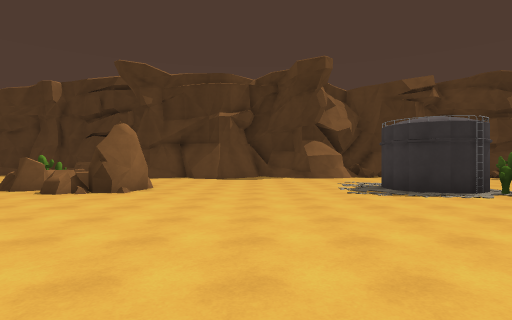
view 1 (above)

24 first-person views from a walk through a scene from a Unity 3-D project. The camera is 1.5 m above the floor, looks level and sees 80° across. The floor is counted in squares, 2 m on a side. Each view is taken from the middle of a square. On the plan, view 1 faces up. The plan holds only what a view shows up to about 10 squares ahead; the rest is blank. The place goes on beyond the plan.

view 2
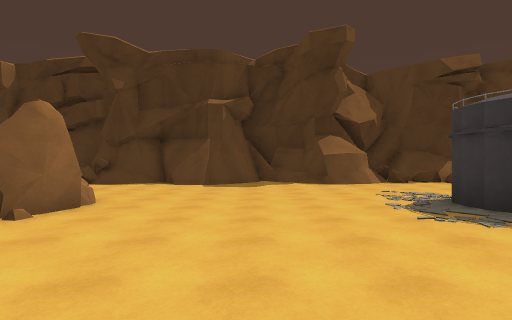

view 3
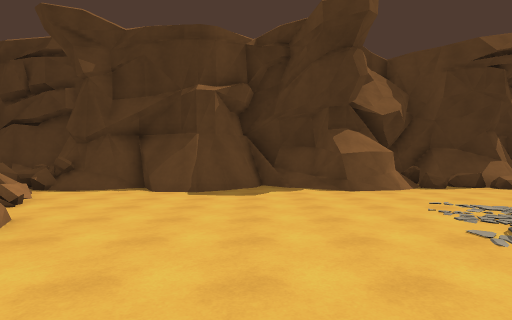

view 4
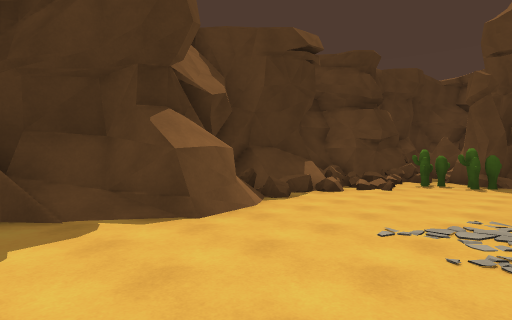

view 5
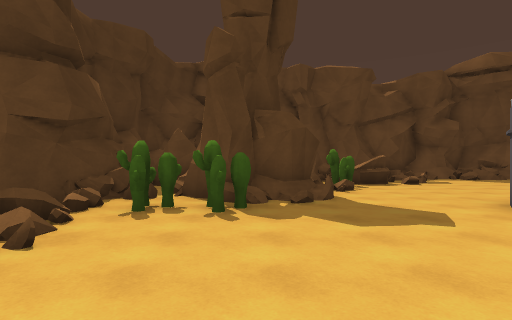

view 6
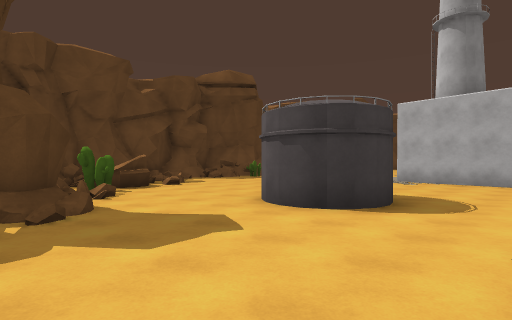

view 7
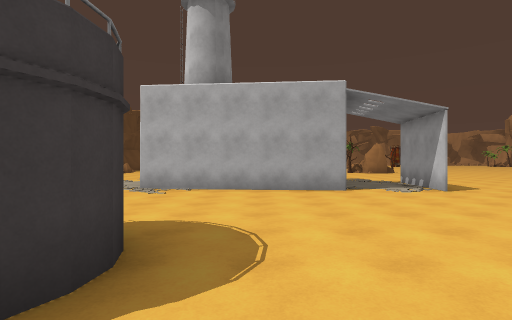

view 8
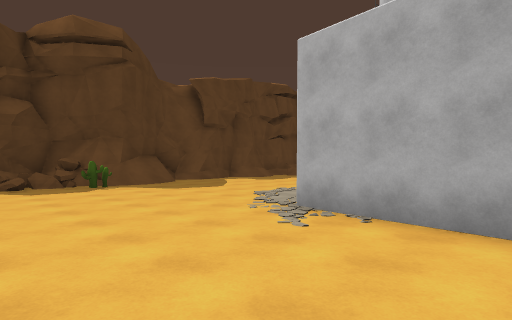

view 9
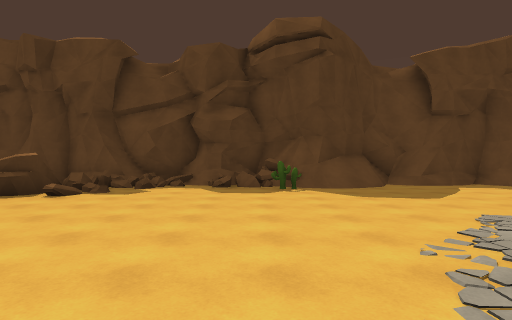

view 10
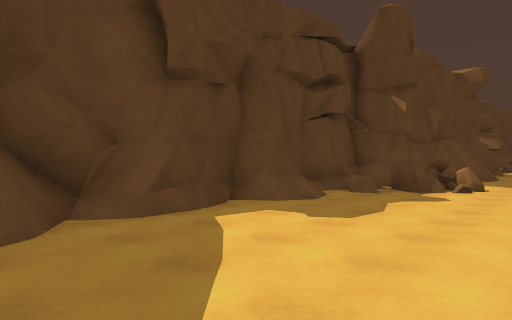

view 11
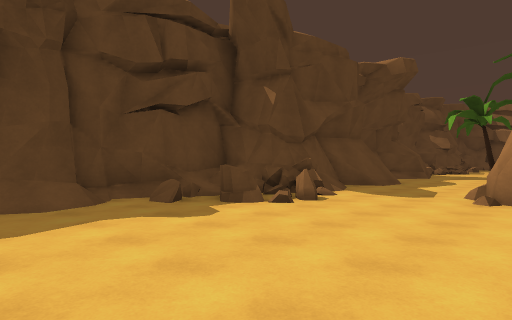

view 12
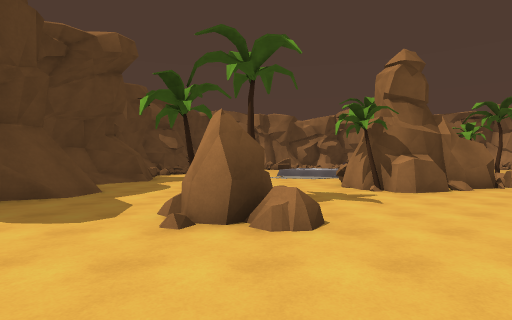

view 13
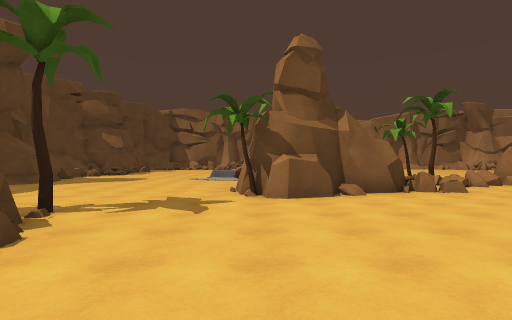

view 14
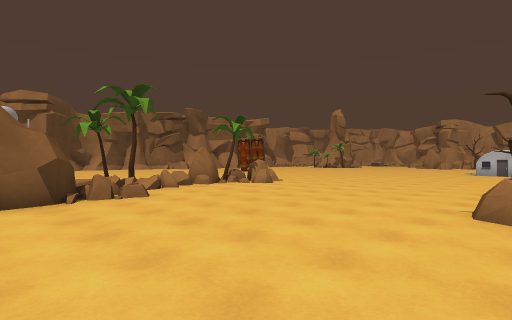

view 15
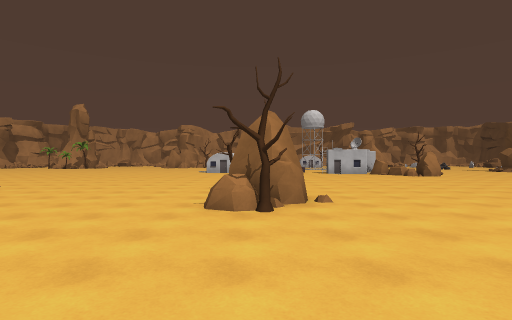

view 16
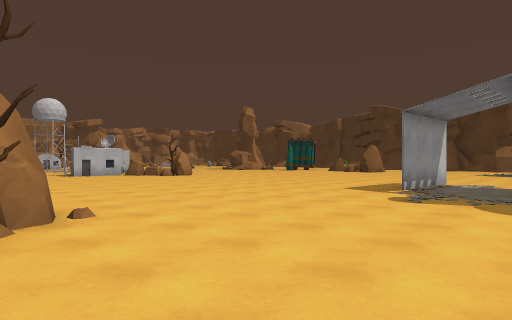

view 17
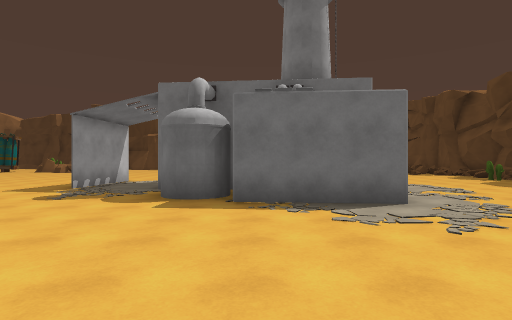

view 18
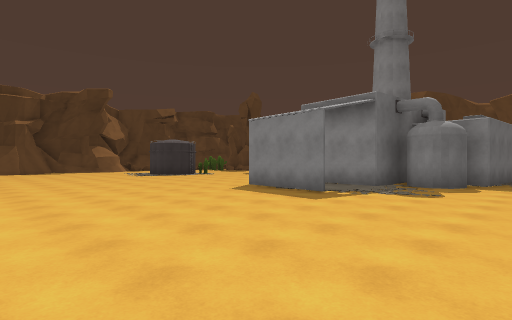

view 19
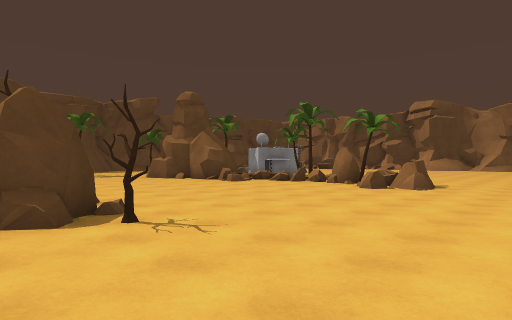

view 20
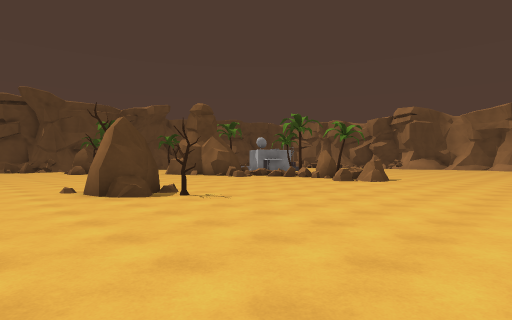

view 21
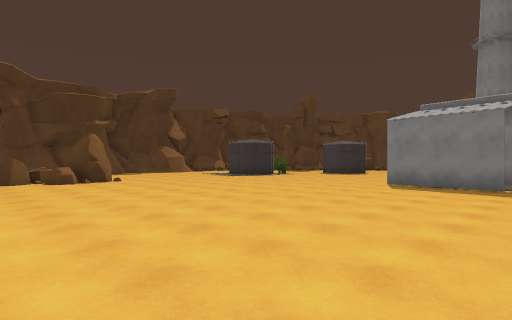

view 22
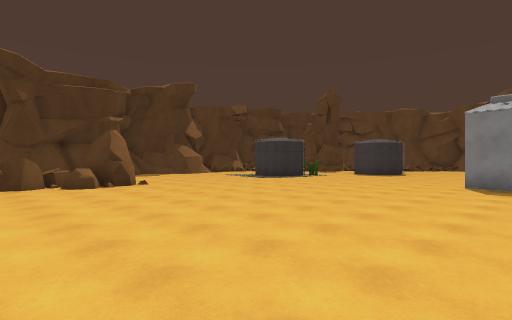

view 23
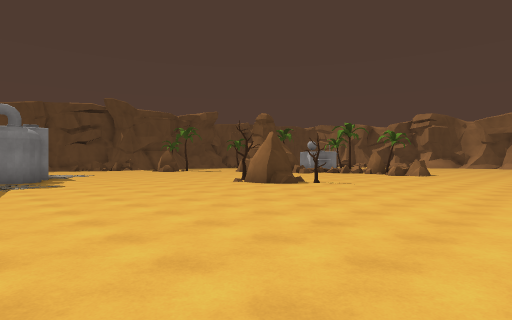

view 24
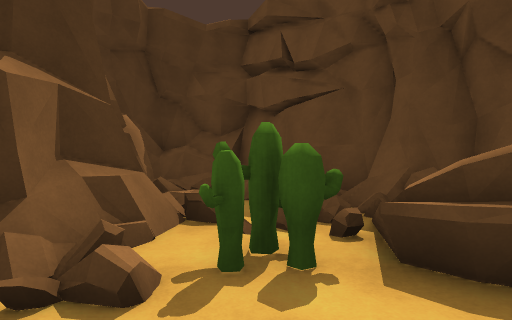

### Floor plan
Key: @ floor where view 1 was taken; # wall or solid block; . main floor; : floor 0.25 m higher than the main floor; / step, stairs or slope; = window, fence, low wall or low ledge; ^ raised ledge; C cactus; R rock; T tree; O other object.
Columns run from 7 left of view 1 to 18 right of it. Each row starts with its distance up from view 1.
 15        #########
 14 =###############=## ####
 13 ^##/###..##/=.===####R ###
 12   /..............C==RRR.##
 11   =..............C## #.= #
 10 CC =............CC####==##
  9  RR .......  .....####. ##
  8  RRR#.....## .......CC=.##
  7  .RRR..... ##C.......#=:##
  6  ...............#....=#=##
  5  ...............##.....=##
  4  ...............# .....#=#
  3 ........................##
  2 ........................=#
  1 ........................=#
  0 .......@...............C=#
 -1 .........#..######...../##
 -2 .........#..##    .....//#
 -3 .........#..##    ....../#
 -4 .............#    ......##
 -5 .............### .......##
 -6 ...............##........#
 -7 ........................##
 -8 ......................../#
 -9  ......................=/#
-10 .......R..............=^/^
-11 ......RRT.............##/#
-12 ......T...............=###
-13 ..................RR../#
-14  .................TT...#
-15  .....................##
-16  .............#T......#
-17  ..........R####....../
-18  .....R....##  #......./
-19  ....RTR#==#   #......./#
-20  ....  R=TTOO   ......###

Positions as (right, up) in squares from view 1, and headings:
1: (0, 0), facing up
2: (0, 3), facing up
3: (0, 5), facing up
4: (0, 9), facing up-right
5: (5, 10), facing right
6: (6, 10), facing down-right
7: (7, 7), facing down
8: (7, 3), facing down-right
9: (8, 1), facing right
10: (13, -2), facing down-right
11: (11, -6), facing down-right
12: (11, -9), facing down
13: (8, -10), facing down
14: (6, -11), facing down-left
15: (6, -11), facing left
16: (5, -11), facing up-left
17: (7, -11), facing up
18: (-4, -7), facing up-right
19: (-5, -10), facing down-right
20: (-7, -8), facing down-right
21: (-7, -4), facing up-right
22: (-7, -2), facing up-right
23: (-7, -3), facing down-right
24: (12, 6), facing up-right
